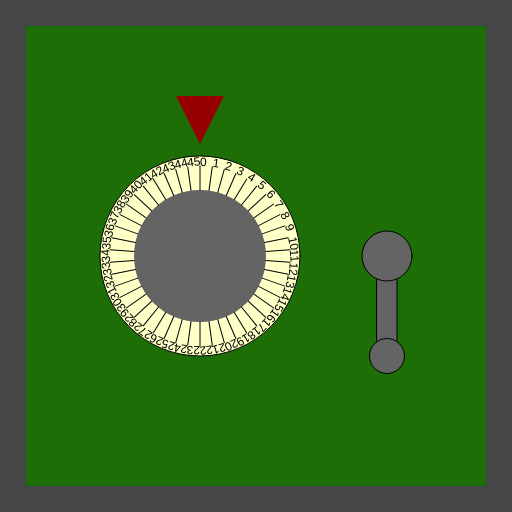
Frame 1 (no input)
Frame 60 (no input): identical to frame 1, image omitted
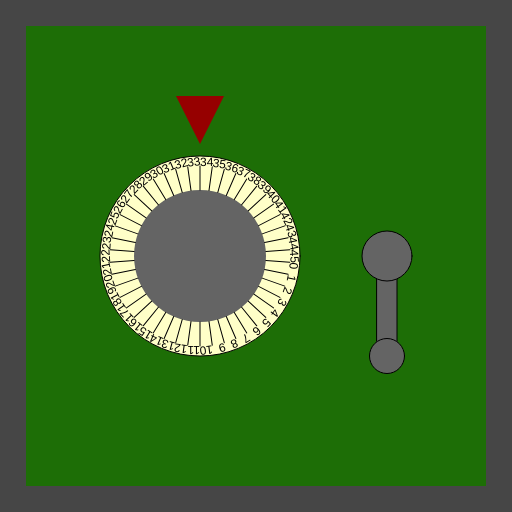
Frame 120 (the mouse pressed at the canvas centre since frame 60)

The p5.js sketch that drew these frames (run headless with seeded random() and noise() and a simulated clock; from frame 60 on, the mouse is pressed at the canvas centre):

// p5.js sketch
// ── sketch.js
/*

Officer: 7817938
CaseNum: 303-0-41282388-7817938

Case 303 - The Case of the Crooked Attorney
Stage 1 - Torvalds' Office

District Attorney Torvalds is well respected in Console City as an upstanding citizen and
enforcer of the law. Of course he’s as crooked as they come. I’ve had enough of having our
hard work at Sleuth and Co undermined by his bribes and back-payments. Let’s take take this
sucker down. I happen to know that Torvalds keeps his incriminating documents spread amongst
several safes in town. I’ll need you to bend the rules a little by breaking into them and
retrieving the incriminating evidence.

The first safe is in Torvald’s office. Crack it by doing the following:

	When any key is released:
	- Make ClassifiedVaultVal0 equal to 39

	When any key is pressed:
	- Make ClassifiedVaultVal0 equal to 40

	When the mouse button is pressed:
	- Make ClassifiedVaultVal0 equal to 34

	Whilst the mouse is being dragged:
	- Make ClassifiedVaultVal0 equal to 33

	When any key is pressed:
	- Make ClassifiedVaultVal1 equal to 70

	When any key is released:
	- Make ClassifiedVaultVal1 equal to 47

	When the mouse button is released:
	- Make ClassifiedVaultVal1 equal to 6

	Whilst the mouse is being dragged:
	- Make ClassifiedVaultVal1 equal to 43



There are many possible ways of investigating this case, but you
should use ONLY the following commands:

	- The assignment operator aka. the equals sign !

*/

//declare the variables

var ClassifiedVaultVal0;
var ClassifiedVaultVal1;

function preload() {
  //IMAGES WILL BE LOADED HERE
}

function setup() {
  createCanvas(512, 512);

  //initialise the variables
  ClassifiedVaultVal0 = 0;
  ClassifiedVaultVal1 = 0;
}

///////////////////EVENT HANDLERS///////////////////

//Add your code to these events to open the safe ...

function mouseMoved() {
  console.log("mouseMoved", mouseX, mouseY);
}

function mouseDragged() {
  ClassifiedVaultVal0 = 33;
  ClassifiedVaultVal1 = 43;
  console.log("mouseDragged", mouseX, mouseY);
}

function mousePressed() {
  console.log("mousePressed");
  ClassifiedVaultVal0 = 34;
}

function mouseReleased() {
  ClassifiedVaultVal1 = 6;
  console.log("mouseReleased");
}

function keyPressed() {
  ClassifiedVaultVal0 = 40;
  ClassifiedVaultVal1 = 70;
  console.log("keyPressed", key);
}

function keyReleased() {
  ClassifiedVaultVal0 = 39;
  ClassifiedVaultVal1 = 47;
  console.log("keyReleased", key);
}

///////////////DO NOT CHANGE CODE BELOW THIS POINT///////////////////

function draw() {
  //Draw the safe door
  background(70);
  noStroke();
  fill(29, 110, 6);
  rect(26, 26, width - 52, width - 52);

  //Draw the combination dial
  push();
  translate(200, height / 2);
  drawDial(200, ClassifiedVaultVal0, 46);
  pop();

  //Draw the lever
  push();
  translate(width - 125, 256);
  drawLever(ClassifiedVaultVal1);
  pop();
}

function drawDial(diameter, num, maxNum) {
  //the combination lock

  var r = diameter * 0.5;
  var p = r * 0.6;

  stroke(0);
  fill(255, 255, 200);
  ellipse(0, 0, diameter, diameter);
  fill(100);
  noStroke();
  ellipse(0, 0, diameter * 0.66, diameter * 0.66);
  fill(150, 0, 0);
  triangle(-p * 0.4, -r - p, p * 0.4, -r - p, 0, -r - p / 5);

  noStroke();

  push();
  var inc = 360 / maxNum;

  rotate(radians(-num * inc));
  for (var i = 0; i < maxNum; i++) {
    push();
    rotate(radians(i * inc));
    stroke(0);
    line(0, -r * 0.66, 0, -(r - 10));
    noStroke();
    fill(0);
    text(i, 0, -(r - 10));
    pop();
  }

  pop();
}

function drawLever(rot) {
  push();
  rotate(radians(-rot));
  stroke(0);
  fill(100);
  rect(-10, 0, 20, 100);
  ellipse(0, 0, 50, 50);
  ellipse(0, 100, 35, 35);
  pop();
}
